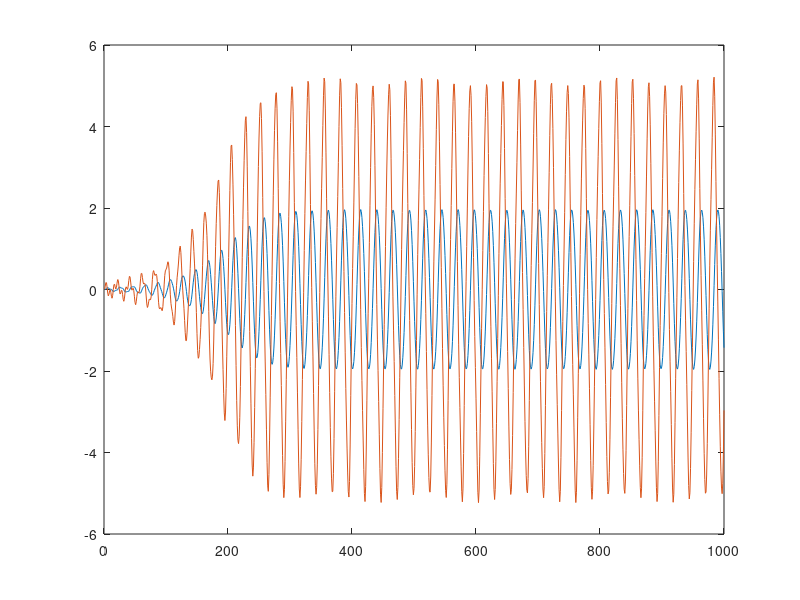

MATLAB code to generate this figure: (Note: this script raises an error after producing the figure.)
clc; clear all;
%% Simulation Parameters
dt = 0.1;
N = 1000;
theta = zeros(N,1);
omega = zeros(N,1);
time = 1:N;
u = sin(time);
m = 1;
L = 1;
b = 0.6;
g =9.81;
%% Euler Forward Calculation
for t = 1:N-1
    if theta(t) > 2*pi
        theta(t) = mod(theta(t), 2*pi);
    end
    theta(t+1) = theta(t) + omega(t)*dt;
    if theta(t+1) > 2*pi
        theta(t+1) = mod(theta(t+1), 2*pi);
    end
    omega(t+1) = u(t)*dt - (g*dt/L)*sin(theta(t)) + (1 - (b*dt/(m*L*L)))*omega(t);
end
%% Plot
plot(theta);
hold on
plot(omega)
%% Residuals
et = theta(2:end) - theta(1:end-1) - dt*omega(1:end-1);
ew = omega(2:end) + (g*dt/L)*sin(theta(t)) - (1 - (b*dt/(m*L*L)))*omega(t);
%% GP Modeling of Residual
gp_theta = fitrgp(u(1:end-1)',et,'KernelFunction','matern32');
gp_omega = fitrgp(u(1:end-1)',ew,'KernelFunction','matern32');
[etpred,~,etint] = predict(gp_theta,u(1:end-1)');
[ewpred,~,ewint] = predict(gp_omega,u(1:end-1)');
figure;
plot(et)
hold on
plot(etpred)

figure;
plot(ew)
hold on
plot(ewpred)


